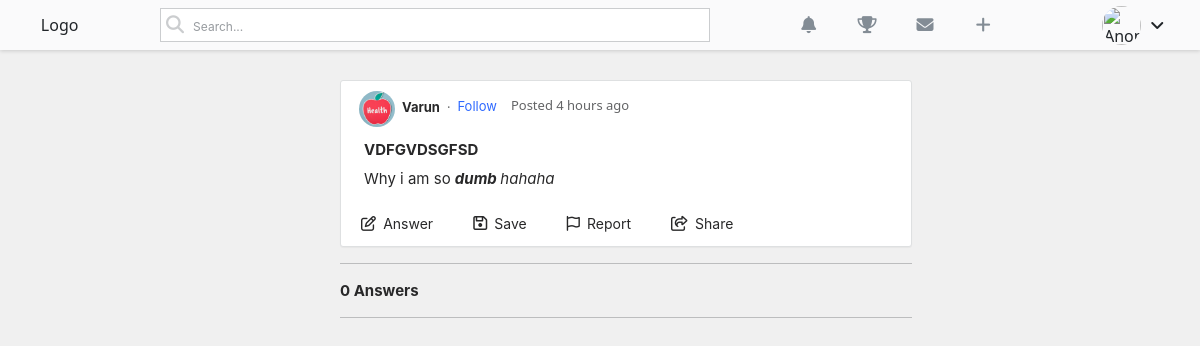
Page /posts/1/ on the earlier database version.
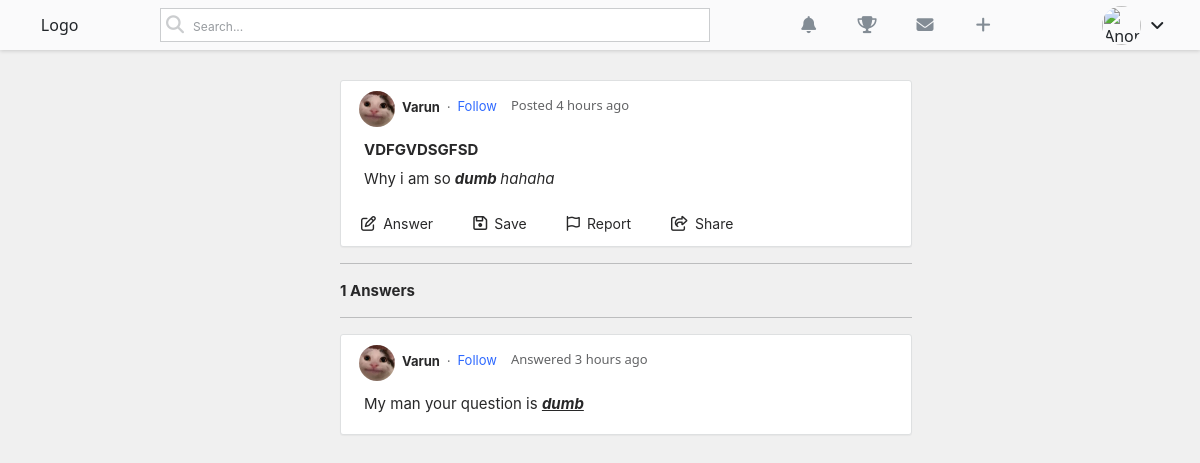
Same page on the later database version.
### main/models.py (models this page shows, shortened)
class Post(models.Model):
    author = models.ForeignKey(User,on_delete=models.CASCADE)
    title = models.CharField(max_length=150)
    body = RichTextField(blank = True,null = True)
    created = models.DateTimeField(default=now)

class Profile(models.Model):
    user = models.OneToOneField(User,on_delete=models.CASCADE)
    image = models.ImageField(default="default.jpg",upload_to = "profile_pics")
    about = models.TextField(default="I am nerd")
    location = models.CharField(max_length=100)
    usercreated = models.DateTimeField(default=now)
    followers = models.ManyToManyField(User,blank=True,related_name="followers")

class Comment(models.Model):
    body = RichTextField(blank = True,null = True)
    user = models.ForeignKey(User,on_delete=models.CASCADE)
    post = models.ForeignKey(Post,on_delete=models.CASCADE)
    commented = models.DateTimeField(default=now)

### main/views.py (the view, shortened to what this page needs)
# urls.py: path('posts/<int:pk>/',PostDetailview.as_view(),name = "post_detail"),
class PostDetailview(View):
    def get(self,request,pk,*args,**kwargs):
        post = Post.objects.get(pk=pk)
        form = CommentForm()
        commentss = Comment.objects.filter(post=post)
        numberofcomments = len(commentss)
        comments = Comment.objects.filter(post=post).order_by('-commented')
        context = {
            "form":form,
            "post":post,
            'comments':comments,
            'numberofcomments':numberofcomments
        }
        return render(request,"post_detail.html",context)

### main/forms.py
class CommentForm(forms.ModelForm):
    class Meta:
        model = Comment
        fields = ['body']

### templates/post_detail.html (shortened to what this page needs)
{% load static %}
{% load humanize %}
<!DOCTYPE html>
<html lang="en">
<head>
    <link href="https://cdn.jsdelivr.net/npm/bootstrap@5.1.0/dist/css/bootstrap.min.css" rel="stylesheet">
    <link rel="stylesheet" href="{% static 'css/home.css' %}">
</head>
<body style="background-color: rgba(165, 165, 165, 0.164);">
    <header class="navbarr">
        <div class="logo">
            Logo
        </div>
        <div class="searchdiv">
            <i class="fas fa-search"></i>
            <input type="search" class="searchh" placeholder="Search...">
        </div>
        <div class="iconsdivuser">
            <i class="fas fa-bell" data-bs-toggle="tooltip" title="Notifications"></i>
            <i class="fas fa-trophy" data-bs-toggle="tooltip" title="Achievements Such As Points"></i>
            <i class="fas fa-envelope" data-bs-toggle="tooltip" title="Messages"></i>
            <a href="{% url 'ask_question' %}"><i class="fas fa-plus" data-bs-toggle="modal" data-bs-target="#postcreate"></i></a>
        </div>
        <div class="userdiv">
            <img src="{{user.profile.image.url}}" data-bs-toggle="tooltip" title = "{{request.user}}" width="39px" height="39px" class="userprofilebruh">
            <i class="fas fa-angle-down" onclick="usernav()"></i>
        </div>
    </header>
    <div class="postdivgobrr" style="margin-top: 80px;">
        <div class="postdivheader">
            <img src="{{post.author.profile.image.url}}" alt="" width="36px" height="36px" class="postdivheaderimg">
            <p class="postdivheadername">{{post.author}}</p>
            <span>.</span>
            <p class="postdivheaderfollow">Follow</p>
            <p class="whenposted">Posted {{post.created|naturaltime}}</p>
        </div>
        <div class="titlestuff">
            <a href="{% url 'post_detail' post.pk %}" target="_blank">
                {{post.title}}
            </a>
        </div>
        <div class="bodystuff">
            {{post.body|safe}}
        </div>
        <div class="bottom-stuff">
            <div class="answer-field" onclick="openasnwerpanel()">
                <i class="far fa-edit"></i>
                <span class="answer">Answer</span>
            </div>
            <a>
                <div class="save-field">
                    <i class="far fa-save"></i>
                    <span class="save">Save</span>
                </div>
            </a>
            <div class="report-field" data-bs-toggle="modal" data-bs-target="#modalofreport">
                <i class="far fa-flag"></i>
                <span class="report">Report</span>
            </div>
            <div class="share-field" data-bs-toggle="modal" data-bs-target="#modalofreport">
                <i class="far fa-share-square" data-bs-toggle="tooltip" title="Share"></i>
                <span class="share">Share</span>
            </div>
        </div>
  </div>
    <hr width="572px" style="position: relative;left: 340px;">
    <p style="color: #282829;font-family: -apple-system, BlinkMacSystemFont, 'Segoe UI', Roboto, Oxygen, Ubuntu, Cantarell, 'Open Sans', 'Helvetica Neue', sans-serif;font-size: 15px;font-weight: bold;line-height: 21px;margin-left: 340px;">{{numberofcomments}} Answers</p>
    <hr width="572px" style="position: relative;left: 340px;">
  {% for comment in comments %}
    <div class="postanswersdiv">
        <div class="topstuff">
            <img src="{{comment.user.profile.image.url}}" width="36px" height="36px" alt="">
            <p class="username">{{comment.user}}</p>
            <span>.</span>
            <p class="followshit">Follow</p>
            <p class="whenanswered">Answered {{comment.commented|naturaltime}}</p>
        </div>
        <div class="bodystuff">
            {{comment.body|safe}}
        </div>
    </div>
  {% endfor %}
</body>
</html>

Differences in the rows shown:
changed through a linked row, Post "VDFGVDSGFSD": author.profile.image: picture added in place of a placeholder
added Comment: user.profile.image (picture), user "Varun", commented "3 hours ago", body "My man your question is dumb"
Other differences:
{{ numberofcomments }}: "0" → "1"
